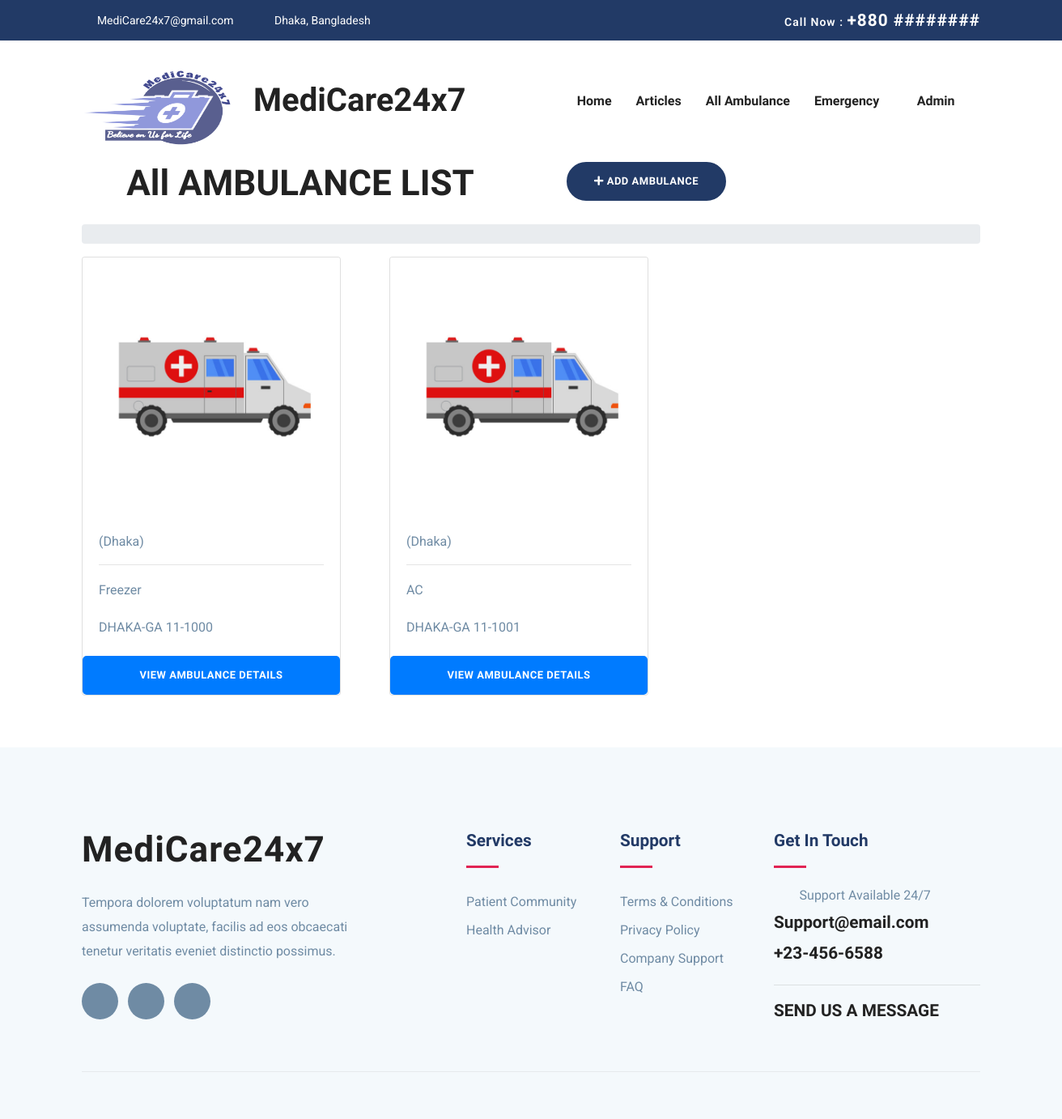
The app's page /staff-all-ambulance/ (signed in) with its own data.
### accounts/models.py (models this page shows, shortened)
class UserModel(AbstractBaseUser, PermissionsMixin):
    email = models.EmailField(max_length=255, unique=True)  # Email
    name = models.CharField(max_length=255)  # Name
    is_patient = models.BooleanField(default=False)  # True if patient
    is_doctor = models.BooleanField(default=False)  # True if doctor
    is_active = models.BooleanField(default=True)  # True if active
    is_staff = models.BooleanField(default=False)
    is_admin = models.BooleanField(default=False)
    is_superuser = models.BooleanField(default=False)
    date_joined = models.DateTimeField(auto_now_add=True)
    USERNAME_FIELD = 'email'
    REQUIRED_FIELDS = ['name']  # Email & Password are required by default.
    objects = MyUserManager()  # User manager for the User Model

### ambulance/models.py (models this page shows)
class Ambulance(models.Model): # Ambulance model;
    vehicleNumber= models.CharField(max_length=20, unique=True)
    city= models.CharField(max_length=20, choices= DISTRICTS ,null= False)
    category= models.CharField(max_length=20,choices= CATEGORY ,null= False)
    driverName= models.CharField(max_length=20, null=True, blank=True)
    driverContact= models.CharField(max_length=20, null=True, blank=True)
    driverEmail= models.EmailField(max_length=20, null=True, blank=True)
    driverAddress= models.CharField(max_length=20, null=True, blank=True)
    driverNID= models.CharField(max_length=20, null=True, blank=True, unique=True)
    driverLicense= models.CharField(max_length=20, null=True, blank=True,unique=True)
    driverBloodGroup= models.CharField(max_length=20, null=True, blank=True)
    driverGender= models.CharField(max_length=20, null=True, blank=True)
    driverImage= models.ImageField(null=True, blank=True)
    ambulanceImage= models.ImageField(null=True, blank=True)
    rentInterDivision = models.IntegerField(null=True, blank=True)
    rentIntraDivision = models.IntegerField(null=True, blank=True)
    available = models.BooleanField(default=True)

### ambulance/views.py (the view)
# urls.py: path('staff-all-ambulance/', staff_abmulance_view, name='staff-all-ambulance'),
def staff_abmulance_view(request): # staff-all-ambulance view, this view is for staff to view all ambulances
    ambulances = Ambulance.objects.all() # get all ambulances from the database
    context = {
        'ambulances': ambulances, # pass the ambulances to the context
    }
    return render(request, 'ambulance/staff-all-ambulance.html', context) # render the staff-all-ambulance.html template with the context

### templates/ambulance/staff-all-ambulance.html (shortened to what this page needs)
{% extends "base.html" %}
{% load static %}
{% block content %}
<section>
    <div class="container text-center">
        <div class="row">
            <div class="col-lg-6 col-md-12 text-center">
                <div class="blog-breadcrumbs-area">
                    <div class="blog-breadcrumbs-left">
                        <h2 >All AMBULANCE LIST</h2>
                    </div>
                </div>
            </div>
            <div class="col-lg-3 col-md-12">
                {% if user.is_authenticated and user.is_staff%}
                <a href="{% url 'add-ambulance' %}"
                   class="btn btn-main btn-round-full text-center"><i
                        class="fa fa-plus"></i>
                    <span>ADD AMBULANCE</span>
                </a>
                {% endif %}
            </div>
        </div>
        <div class="row mt-3">
            <div class="col-lg-12">
                <div class="blog-breadcrumbs-right">
                    <ol class="breadcrumb">
                    </ol>
                </div>
            </div>
        </div>
    </div>
    <div class="container">
        <div class="row">
            <div class="col-lg-12">
                <div class="row mb-5">
                    {% for ambulance in ambulances %}
                    <div class="col-lg-4 mb-3">
                        <div class="card" style="width: 20rem;">
                            {% if ambulance.ambulanceImage %}
                            <img class="card-img-top" src="{{ ambulance.ambulanceImage.url }}" alt="Card image cap">
                            {% else %}
                            <img class="card-img-top" src="{% static 'images/placeholders/ambulance-placeholder.jpg'  %}" alt="Card image cap">
                            {% endif %}
                            <div class="card-body">
                                    {% if ambulance.city %}
                                    ({{ ambulance.city }})
                                    {% endif %}
                                <hr/>
                                {% if ambulance.category %}
                                <p class="card-text">{{ ambulance.category }}</p>
                                {% endif %}
                                {% if ambulance.vehicleNumber %}
                                <p class="card-text">{{ ambulance.vehicleNumber }}</p>
                                {% endif %}
                            </div>
                            <a href="#" class="btn btn-primary">View Ambulance Details</a>
                        </div>
                    </div>
                    {% endfor %}
                </div>
            </div>
        </div>
    </div>
</section>
{% endblock %}

### templates/navbar.html (shortened to what this page needs)
{% load static %}
<nav class="navbar navbar-expand-lg navigation" id="navbar">
    <div class="container">
        <a class="navbar-brand" href="{% url 'home' %}">
            <h1><img src="{% static 'images/logo1.png' %}" alt="" class="img-fluid" style="width: 212px ;height: 106px;">MediCare24x7</h1>
        </a>
        <div class="collapse navbar-collapse" id="navbarmain">
            <ul class="navbar-nav ml-auto">
                <li class="nav-item active">
                    <a class="nav-link" href="{% url 'home' %}">Home</a>
                </li>
                <li class="nav-item"><a class="nav-link" href="#">Articles</a></li>
                {% if request.user.is_authenticated and request.user.is_staff %}
                <li class="nav-item">
                    <a class="nav-link" href="{% url 'staff-all-ambulance' %}">All Ambulance</a>
                </li>
                {% endif %}
                <li class="nav-item dropdown">
                    <a class="nav-link dropdown-toggle" href="#" id="dropdown02"
                       data-toggle="dropdown" aria-haspopup="true" aria-expanded="false">Emergency <i
                            class="icofont-thin-down"></i></a>
                </li>
                {% if request.user.is_authenticated %}
                <li class="nav-item dropdown">
                    <a class="nav-link dropdown-toggle" href="#" id="dropdown03" data-toggle="dropdown"
                       aria-haspopup="true" aria-expanded="false">{{ request.user.name }} <i
                            class="icofont-thin-down"></i></a>
                </li>
                {% endif %}
            </ul>
        </div>
    </div>
</nav>

### static-files/css/style.css (style rules this page uses)
html { overflow-x: hidden; }
body { line-height: 1.6; font-family: "Roboto", sans-serif; -webkit-font-smoothing: antialiased; font-size: 16px; color: #6F8BA4; font-weight: 400; }
h1, .h1, h2, .h2, h3, .h3, h4, .h4, h5, .h5, h6, .h6 { font-family: "Exo", sans-serif; font-weight: 700; color: #222; }
h1, .h1 { font-size: 2.5rem; }
h2, .h2 { font-size: 44px; }
p { line-height: 30px; }
.btn { display: inline-block; font-size: 14px; font-size: 0.8125rem; font-weight: 700; letter-spacing: .5px; padding: .75rem 2rem; font-family: "Exo", sans-serif; text-transform: uppercase; border-radius: 5px; border: 2px solid transparent; transition: all .35s ease; }
.btn-main { background: #223a66; color: #fff; border-color: #223a66; }
.btn-round-full { border-radius: 50px; }
a { color: #222; text-decoration: none; transition: all .35s ease; }
#navbarmain { padding: 20px 0px; }
#navbarmain .nav-link { font-weight: 600; padding: 10px 15px; color: #222; font-family: "Exo", sans-serif; text-transform: capitalize; font-size: 16px; transition: all .25s ease; }
.dropdown-toggle::after { display: none; }
.navbar-brand { margin-top: 10px; }

### records on screen
UserModel: user.name "Admin"
Ambulance: city "Dhaka", category "Freezer", vehicleNumber "DHAKA-GA 11-1000"
Ambulance: city "Dhaka", category "AC", vehicleNumber "DHAKA-GA 11-1001"
